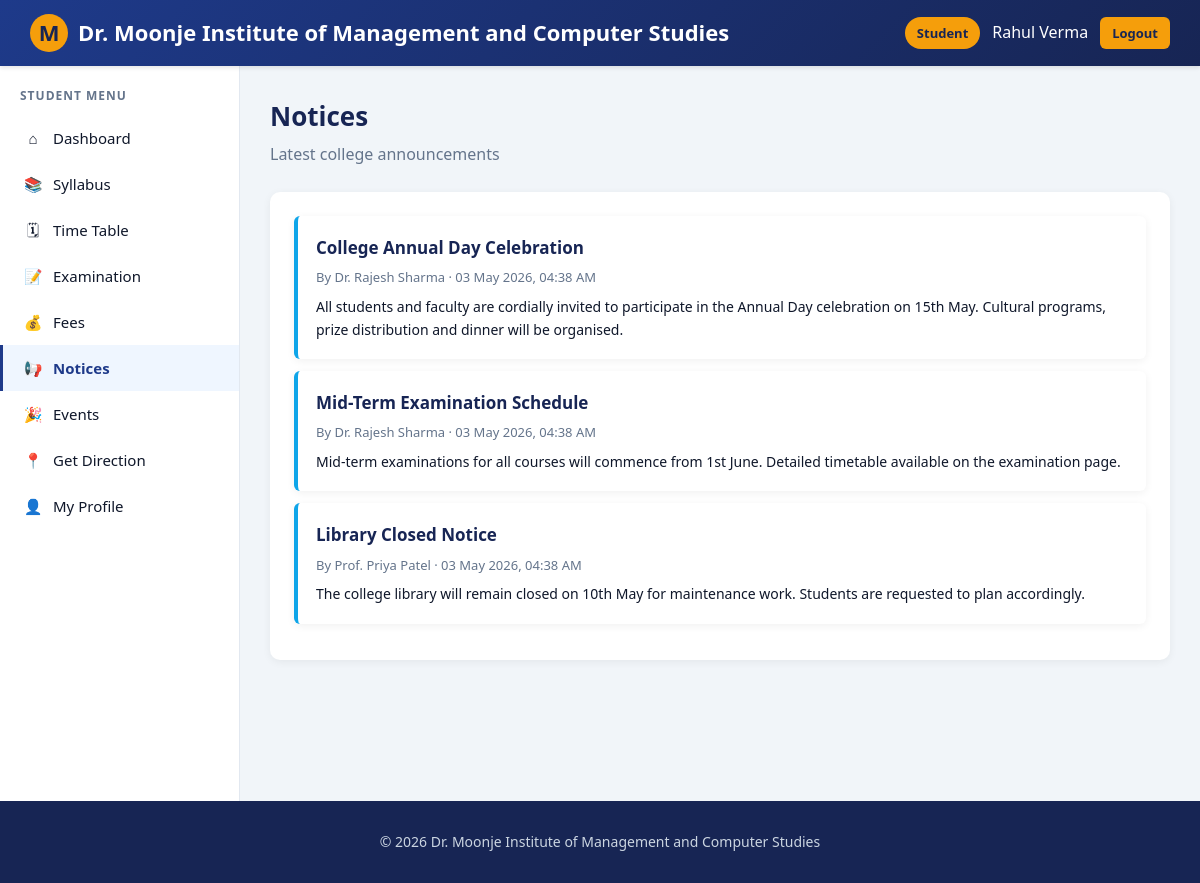
/student/notices.php (signed in), run on the app's committed database.
### tables this page shows
CREATE TABLE notices (
    id INT AUTO_INCREMENT PRIMARY KEY,
    title VARCHAR(200) NOT NULL,
    description TEXT NOT NULL,
    target_audience ENUM('All','Students','Teachers') DEFAULT 'All',
    course VARCHAR(50) DEFAULT NULL,
    posted_by INT NOT NULL,
    created_at TIMESTAMP DEFAULT CURRENT_TIMESTAMP,
    FOREIGN KEY (posted_by) REFERENCES teachers(id) ON DELETE CASCADE
);

CREATE TABLE teachers (
    id INT AUTO_INCREMENT PRIMARY KEY,
    employee_id VARCHAR(20) NOT NULL UNIQUE,
    name VARCHAR(100) NOT NULL,
    email VARCHAR(100) NOT NULL UNIQUE,
    phone VARCHAR(15),
    password VARCHAR(255) NOT NULL,
    department VARCHAR(50) NOT NULL,
    designation VARCHAR(50),
    qualification VARCHAR(100),
    created_at TIMESTAMP DEFAULT CURRENT_TIMESTAMP
);

### config/db.php (called while the page is built, shortened)
<?php
function e($value) {
    return htmlspecialchars($value ?? '', ENT_QUOTES, 'UTF-8');
}

### student/notices.php (the view, shortened to what this page needs)
<?php
require_once '../includes/student_header.php';
$res = $conn->query("SELECT n.*, t.name AS teacher_name FROM notices n LEFT JOIN teachers t ON n.posted_by=t.id WHERE n.target_audience IN ('All','Students') ORDER BY n.created_at DESC");
?>
<div class="page-header">
    <div>
        <h1>Notices</h1>
        <p>Latest college announcements</p>
    </div>
</div>
<div class="panel">
    <?php if($res->num_rows): while($n=$res->fetch_assoc()): ?>
        <div class="list-item">
            <h4><?= e($n['title']) ?></h4>
            <p class="meta">By <?= e($n['teacher_name']) ?> · <?= date('d M Y, h:i A', strtotime($n['created_at'])) ?></p>
            <p><?= nl2br(e($n['description'])) ?></p>
        </div>
    <?php endwhile; else: ?>
        <p style="color:#64748b;">No notices yet.</p>
    <?php endif; ?>
</div>
<?php require_once '../includes/student_footer.php'; ?>

### assets/css/style.css (style rules this page uses)
* { margin:0; padding:0; box-sizing:border-box; }
:root { --primary:#1e3a8a; --primary-dark:#172554; --secondary:#f59e0b; --accent:#0ea5e9; --light:#f8fafc; --dark:#0f172a; --gray:#64748b; --border:#e2e8f0; --success:#16a34a; --danger:#dc2626; --warning:#f59e0b; --card-shadow:0 2px 8px rgba(0,0,0,0.06); }
body { font-family:'Segoe UI', Tahoma, sans-serif; background:#f1f5f9; color:var(--dark); line-height:1.6; min-height:100vh; }
.page-header { display:flex; justify-content:space-between; align-items:center; margin-bottom:25px; flex-wrap:wrap; gap:12px; }
.page-header h1 { font-size:26px; color:var(--primary-dark); }
.page-header p { color:var(--gray); margin-top:4px; }
.panel { background:#fff; border-radius:10px; padding:24px; box-shadow:var(--card-shadow); margin-bottom:20px; }
.list-item { padding:18px; background:#fff; border-left:4px solid var(--accent); border-radius:6px; margin-bottom:12px; box-shadow:var(--card-shadow); }
.list-item h4 { color:var(--primary-dark); margin-bottom:6px; font-size:17px; }
.list-item .meta { color:var(--gray); font-size:13px; margin-bottom:8px; }
.list-item p { color:var(--dark); font-size:14px; }

### data on the page
notices: title "College Annual Day Celebration", posted_by.name "Dr. Rajesh Sharma", created_at "03 May 2026, 04:38 AM", description "All students and faculty are cordially invited to participate in the Annual Day celebration on 15th May. Cultural programs, prize distribution and dinner will be organised."
notices: title "Mid-Term Examination Schedule", posted_by.name "Dr. Rajesh Sharma", created_at "03 May 2026, 04:38 AM", description "Mid-term examinations for all courses will commence from 1st June. Detailed timetable available on the examination page."
notices: title "Library Closed Notice", posted_by.name "Prof. Priya Patel", created_at "03 May 2026, 04:38 AM", description "The college library will remain closed on 10th May for maintenance work. Students are requested to plan accordingly."

### other printed values
$_SESSION['student_name'] "Rahul Verma"
